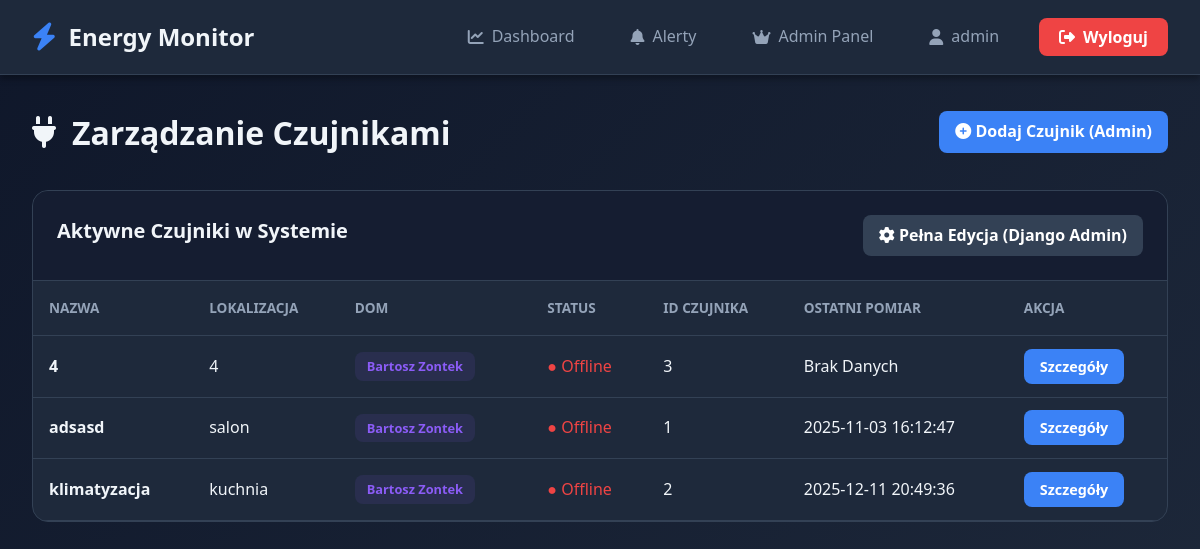
Page /api/admin-panel/sensors/ (signed in) on the committed database.
### sensors/models.py (models this page shows, shortened)
class Sensor(models.Model):
    house = models.ForeignKey(House, on_delete=models.CASCADE, related_name='sensors')
    sensor_id = models.CharField(
        max_length=100,
        unique=True,
        null=True,
        blank=True,
        verbose_name="ID czujnika"
    )
    name = models.CharField(max_length=100, verbose_name="Nazwa")
    description = models.TextField(blank=True, verbose_name="Opis")
    created_at = models.DateTimeField(auto_now_add=True, verbose_name="Data dodania")
    is_active = models.BooleanField(default=True, verbose_name="Aktywny")
    location = models.CharField(
        max_length=100,
        blank=True,
        verbose_name="Lokalizacja",
        help_text="Np. 'Salon', 'Kuchnia', 'Piwnica'"
    )
    icon = models.CharField(
        max_length=50,
        default='microchip',
        verbose_name="Ikona",
        help_text="Nazwa ikony Font Awesome (bez 'fa-')"
    )
    color = models.CharField(
        max_length=7,
        default='#3b82f6',
        verbose_name="Kolor",
        help_text="Hex color, np. #3b82f6"
    )
    power_threshold = models.FloatField(
        null=True,
        blank=True,
        verbose_name="Próg mocy [W]",
        help_text="Alert gdy moc przekroczy tę wartość"
    )
    current_max_threshold = models.FloatField(
        null=True,
        blank=True,
        verbose_name="Max. prąd [A]",
        help_text="Alert gdy prąd (natężenie) wzrośnie powyżej tej wartości (np. 10)"
    )
    voltage_min_threshold = models.FloatField(
        null=True,
        blank=True,
        verbose_name="Min. napięcie [V]",
        help_text="Alert gdy napięcie spadnie poniżej tej wartości"
    )
    voltage_max_threshold = models.FloatField(
        null=True,
        blank=True,
        verbose_name="Max. napięcie [V]",
        help_text="Alert gdy napięcie wzrośnie powyżej tej wartości"
    )
    offline_threshold_seconds = models.PositiveIntegerField(
        default=30, # Domyślnie 30 sekund
        verbose_name="Próg offline [s]",
        help_text="Po ilu sekundach bez pomiaru uznać czujnik za offline (np. 30)"
    )
    class Meta:
        verbose_name = "Czujnik"
        verbose_name_plural = "Czujniki"
        ordering = ['house', 'name']
    @property
    def is_online(self):
        last_reading = self.data.order_by('-timestamp').first()
        if last_reading:
            return (timezone.now() - last_reading.timestamp) < timedelta(seconds=self.offline_threshold_seconds)
        return False

class House(models.Model):
    user = models.ForeignKey(User, on_delete=models.CASCADE, related_name='houses')
    name = models.CharField(max_length=100, verbose_name="Nazwa")
    address = models.CharField(max_length=255, blank=True, verbose_name="Adres")
    created_at = models.DateTimeField(auto_now_add=True, verbose_name="Data utworzenia")
    price_per_kwh = models.FloatField(default=0.80, verbose_name="Cena za kWh [PLN]")
    monthly_limit_kwh = models.FloatField(
        null=True,
        blank=True,
        verbose_name="Limit miesięczny [kWh]",
        help_text="Alert gdy przekroczono limit"
    )
    alert_email = models.EmailField(
        blank=True,
        verbose_name="Email do alertów",
        help_text="Jeśli pusty, użyje email użytkownika"
    )
    class Meta:
        verbose_name = "Dom"
        verbose_name_plural = "Domy"
        ordering = ['name']

class SensorData(models.Model):
    sensor = models.ForeignKey(Sensor, on_delete=models.CASCADE, related_name='data')
    timestamp = models.DateTimeField(verbose_name="Czas pomiaru", db_index=True)
    voltage = models.FloatField(null=True, blank=True, verbose_name="Napięcie [V]")
    current = models.FloatField(null=True, blank=True, verbose_name="Prąd [A]")
    power = models.FloatField(null=True, blank=True, verbose_name="Moc czynna [W]")
    energy = models.FloatField(null=True, blank=True, verbose_name="Energia [kWh]")
    frequency = models.FloatField(null=True, blank=True, verbose_name="Częstotliwość [Hz]")
    pf = models.FloatField(null=True, blank=True, verbose_name="Współczynnik mocy")
    reactive_power = models.FloatField(
        null=True,
        blank=True,
        verbose_name="Moc bierna [VAR]",
        help_text="Obliczona na podstawie mocy czynnej i współczynnika mocy"
    )
    class Meta:
        verbose_name = "Pomiar"
        verbose_name_plural = "Pomiary"
        ordering = ['-timestamp']
        indexes = [
            models.Index(fields=['sensor', '-timestamp']),
            models.Index(fields=['timestamp']),
        ]

### sensors/views.py (the view)
# urls.py: path('admin-panel/sensors/', admin_sensor_list_view, name='admin_sensor_list'),
@login_required
def admin_sensor_list_view(request):
    if not request.user.is_staff: return HttpResponseForbidden("Brak dostępu")
    from django.db import models
    all_sensors = Sensor.objects.all().select_related('house').prefetch_related(
        models.Prefetch('data', queryset=SensorData.objects.order_by('-timestamp'), to_attr='last_reading_list')
    ).order_by('house__name', 'name')
    for sensor in all_sensors:
        sensor.data.first = sensor.last_reading_list[0] if sensor.last_reading_list else None
    context = {'all_sensors': all_sensors}
    return render(request, 'admin_sensor_list.html', context)

### templates/admin_sensor_list.html (shortened to what this page needs)
{% extends 'base.html' %}
{% block content %}
<div class="sensor-list-header">
    <h1><i class="fas fa-plug"></i> Zarządzanie Czujnikami</h1>
    <a href="/admin/sensors/sensor/add/" class="btn-edit">
        <i class="fas fa-plus-circle"></i> Dodaj Czujnik (Admin)
    </a>
</div>
<div class="panel">
    <div class="panel-header">
        <h2>Aktywne Czujniki w Systemie</h2>
        <a href="/admin/sensors/sensor/" class="btn-edit" style="background: var(--bg-tertiary);">
            <i class="fas fa-cog"></i> Pełna Edycja (Django Admin)
        </a>
    </div>
    <table class="sensor-table">
        <thead>
            <tr>
                <th>Nazwa</th>
                <th>Lokalizacja</th>
                <th>Dom</th>
                <th>Status</th>
                <th>ID Czujnika</th>
                <th>Ostatni pomiar</th>
                <th>Akcja</th>
            </tr>
        </thead>
        <tbody>
            {% for sensor in all_sensors %}
            <tr>
                <td><strong>{{ sensor.name }}</strong></td>
                <td>{{ sensor.location|default:"-" }}</td>
                <td><span class="badge house-badge">{{ sensor.house.name }}</span></td>
                <td>
                    {% if sensor.is_online %}
                        <span class="status-online">● Online</span>
                    {% else %}
                        <span class="status-offline">● Offline</span>
                    {% endif %}
                </td>
                <td>{{ sensor.sensor_id }}</td>
                <td>
                    {% with last_reading=sensor.data.first %}
                        {% if last_reading %}
                            {{ last_reading.timestamp|date:"Y-m-d H:i:s" }}
                        {% else %}
                            Brak Danych
                        {% endif %}
                    {% endwith %}
                </td>
                <td>
                    <a href="{% url 'sensor_detail' sensor.id %}" class="btn-edit" style="font-size: 0.9rem;">
                        Szczegóły
                    </a>
                </td>
            </tr>
            {% empty %}
            <tr>
                <td colspan="7" style="text-align: center; color: #94a3b8; padding: 2rem;">
                    Brak czujników w systemie.
                </td>
            </tr>
            {% endfor %}
        </tbody>
    </table>
</div>
{% endblock %}

### templates/base.html (shortened to what this page needs)
<!DOCTYPE html>
<html lang="pl">
<head>
  <link rel="stylesheet" href="https://cdnjs.cloudflare.com/ajax/libs/font-awesome/6.4.0/css/all.min.css">
</head>
<body>
  {% if user.is_authenticated %}
  <nav class="navbar">
    <div class="navbar-content">
      <a href="{% url 'dashboard' %}" class="navbar-brand">
        <i class="fas fa-bolt"></i>
        Energy Monitor
      </a>
      <div class="navbar-menu">
        <a href="{% url 'dashboard' %}" class="nav-link {% if request.path == '/dashboard/' %}active{% endif %}">
          <i class="fas fa-chart-line"></i>
          Dashboard
        </a>
        <a href="{% url 'alerts' %}" class="nav-link {% if request.path == '/alerts/' %}active{% endif %}">
          <i class="fas fa-bell"></i>
          Alerty
        </a>
        {% if user.is_staff %}
        <a href="{% url 'admin_dashboard' %}" class="nav-link {% if request.path == '/admin-panel/' %}active{% endif %}">
          <i class="fas fa-crown"></i>
          Admin Panel
        </a>
        {% endif %}
        <a href="{% url 'profile' %}" class="nav-link {% if request.path == '/profile/' %}active{% endif %}">
          <i class="fas fa-user"></i>
          {{ user.username }}
        </a>
        <form action="{% url 'logout' %}" method="POST" class="logout-form-wrapper">
          <button type="submit" class="btn-logout">
            <i class="fas fa-sign-out-alt"></i>
            Wyloguj
          </button>
        </form>
      </div>
    </div>
  </nav>
  {% endif %}
  <div class="container">
    {% block content %}{% endblock %}
  </div>
</body>
</html>

### templates/base.html (style rules this page uses)
* { margin: 0; padding: 0; box-sizing: border-box; }
:root { --bg-primary: #0f172a; --bg-secondary: #1e293b; --bg-tertiary: #334155; --text-primary: #f1f5f9; --text-secondary: #94a3b8; --accent: #3b82f6; --accent-hover: #2563eb; --success: #10b981; --warning: #f59e0b; --danger: #ef4444; --border: #334155; --shadow: rgba(0, 0, 0, 0.3); }
body { font-family: 'Segoe UI', Tahoma, Geneva, Verdana, sans-serif; background: linear-gradient(135deg, #0f172a 0%, #1e293b 100%); color: var(--text-primary); min-height: 100vh; line-height: 1.6; }
.navbar { background: var(--bg-secondary); border-bottom: 1px solid var(--border); padding: 1rem 2rem; position: sticky; top: 0; z-index: 1000; backdrop-filter: blur(10px); box-shadow: 0 4px 6px var(--shadow); }
.navbar-content { max-width: 1400px; margin: 0 auto; display: flex; justify-content: space-between; align-items: center; }
.navbar-brand { display: flex; align-items: center; gap: 0.75rem; font-size: 1.5rem; font-weight: 700; color: var(--text-primary); text-decoration: none; transition: transform 0.3s ease; }
.navbar-brand i { color: var(--accent); font-size: 1.75rem; }
.navbar-menu { display: flex; gap: 1.5rem; align-items: center; }
.nav-link { color: var(--text-secondary); text-decoration: none; padding: 0.5rem 1rem; border-radius: 0.5rem; transition: all 0.3s ease; display: flex; align-items: center; gap: 0.5rem; }
.btn-logout { background: var(--danger); color: white; border: none; padding: 0.5rem 1.25rem; border-radius: 0.5rem; cursor: pointer; transition: all 0.3s ease; font-weight: 600; font-family: 'Segoe UI', Tahoma, Geneva, Verdana, sans-serif; font-size: 1rem; display: inline-flex; align-items: center; gap: 0.5rem; }
.logout-form-wrapper { margin: 0; padding: 0; display: inline; }
.container { max-width: 1400px; margin: 2rem auto; padding: 0 2rem; }

### templates/admin_sensor_list.html (style rules this page uses)
.sensor-list-header { margin-bottom: 2rem; display: flex; justify-content: space-between; align-items: center; }
.sensor-list-header h1 { font-size: 2rem; color: #f1f5f9; display: flex; align-items: center; gap: 1rem; }
.panel { background: var(--bg-secondary); border: 1px solid var(--border); border-radius: 1rem; overflow: hidden; }
.panel-header { padding: 1.5rem; background: rgba(15, 23, 42, 0.6); border-bottom: 1px solid var(--border); display: flex; justify-content: space-between; }
.panel-header h2 { font-size: 1.25rem; color: #f1f5f9; }
.sensor-table { width: 100%; border-collapse: collapse; }
.sensor-table th, .sensor-table td { padding: 1rem; text-align: left; border-bottom: 1px solid #334155; }
.sensor-table th { color: #94a3b8; font-size: 0.85rem; text-transform: uppercase; }
.sensor-table td { color: #f1f5f9; }
.status-offline { color: #ef4444; }
.badge { display: inline-block; padding: 0.25rem 0.75rem; border-radius: 0.5rem; font-size: 0.8rem; font-weight: 600; margin-right: 0.5rem; }
.house-badge { background: rgba(139, 92, 246, 0.1); color: #8b5cf6; }
.btn-edit { background: #3b82f6; color: white; padding: 0.5rem 1rem; border-radius: 0.5rem; text-decoration: none; font-weight: 600; transition: background 0.3s; }

### rows in the picture
Sensor: name "4", location "4", house.name "Bartosz Zontek", shows "● Offline", sensor_id "3", shows "Brak Danych"
Sensor: name "adsasd", location "salon", house.name "Bartosz Zontek", offline_threshold_seconds "● Offline", sensor_id "1", data.first.timestamp "2025-11-03 16:12:47"
Sensor: name "klimatyzacja", location "kuchnia", house.name "Bartosz Zontek", offline_threshold_seconds "● Offline", sensor_id "2", data.first.timestamp "2025-12-11 20:49:36"

### other values in the picture
{{ user.username }} "admin"
